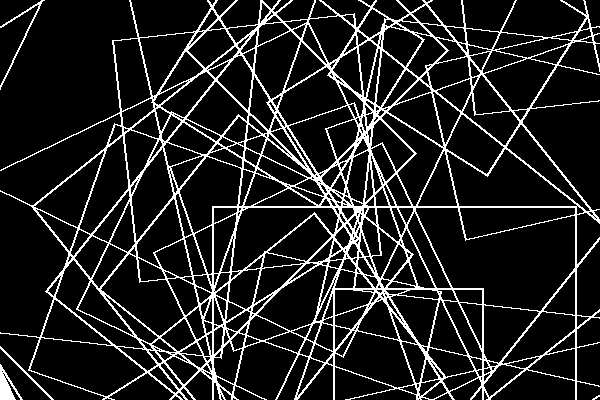
#> input picture session/proj_000/layer_000.png, 600 x 400 px; its folder holds only this picture in this run
$ python -i backdrop_outline.py   (imports and definitions only)
#> lines starting #> are read from the running program, lines starting #| are printed output that depends on the picture; after the words box and inside, x2 and y2 are one past the last pixel; in counts of white or black regions, pixels touching at a corner belong together
#> further down, picture is the input picture: PIL image 600x400 RGBA; mean R, G, B, A 33.6, 33.6, 33.6, 254.8
"""backdrop_outline.py — Backdrop & Soft Outline Generator for Layered.

Registered as a filter so the host's settings dialog drives live preview
automatically (see app.main_window._invoke_filter). Filter receives the
active layer image, returns the composite of (backdrop + sprite). To put
the backdrop on its own layer, duplicate the layer first, then run.
"""

from __future__ import annotations

import numpy as np
from PIL import Image, ImageFilter

from app.plugin_api import Plugin, PluginContext, Setting


def _build_backdrop(
    sprite: Image.Image,
    fill_rgba: tuple[int, int, int, int],
    expand: int,
    softness: float,
) -> Image.Image:
#> called with fill_rgba = (255, 255, 255, 255), expand = 14, softness = 10
    if sprite.mode != "RGBA":
        sprite = sprite.convert("RGBA")

    alpha = sprite.getchannel("A")
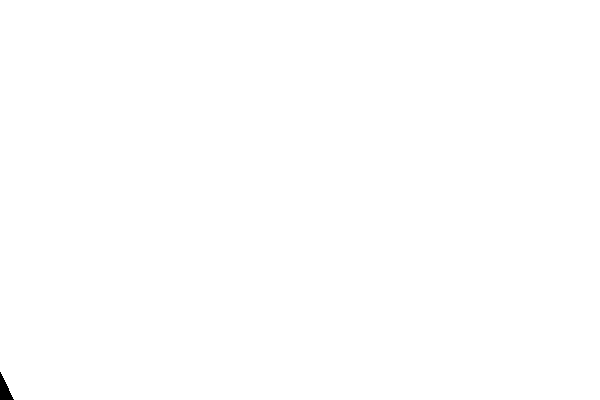
#> alpha: PIL image 600x400 L; 99.9% white; 1 black region, box (x1, y1, x2, y2) and area: (0, 372, 14, 400) 205

    if expand > 0:
        kernel = min(expand * 2 + 1, 201)
        dilated = alpha.filter(ImageFilter.MaxFilter(kernel))
#> dilated: PIL image 600x400 L; every value is 255
    else:
        dilated = alpha.copy()

    if softness > 0:
        blurred = dilated.filter(ImageFilter.GaussianBlur(radius=softness))
        orig = np.array(alpha, dtype=np.float32)
        blur = np.array(blurred, dtype=np.float32)
#> blur: shape (400, 600) float32; every value is 255
        mask = np.maximum(orig, blur)
        mask = Image.fromarray(np.clip(mask, 0, 255).astype(np.uint8), "L")
    else:
        mask = dilated

    r, g, b, a = fill_rgba
    if a < 255:
        m = np.array(mask, dtype=np.float32) * (a / 255.0)
        mask = Image.fromarray(np.clip(m, 0, 255).astype(np.uint8), "L")

    plate = Image.new("RGBA", sprite.size, (r, g, b, 255))
#> plate: PIL image 600x400 RGBA; every value is 255
    plate.putalpha(mask)
    return plate


def _filter_fn(
    img: Image.Image,
    *,
    fill_color: tuple[int, int, int, int] = (255, 255, 255, 255),
    expand: int = 14,
    softness: float = 10.0,
    bake: bool = True,
) -> Image.Image:
    sprite = img if img.mode == "RGBA" else img.convert("RGBA")

    rgba = tuple(int(v) for v in fill_color)
    fill_rgba = rgba if len(rgba) == 4 else (*rgba, 255)

    backdrop = _build_backdrop(sprite, fill_rgba, expand, softness)

    if not bake:
        return backdrop

    out = backdrop.copy()
    out.paste(sprite, (0, 0), sprite)
    return out


class BackdropOutlinePlugin(Plugin):
    name = "Backdrop Outline"
    version = "2.0.0"
    author = ""

    def register(self, ctx: PluginContext) -> None:
        ctx.register_filter(
            "Backdrop Outline",
            _filter_fn,
            settings=[
                Setting(
                    name="fill_color",
                    type="color",
                    default=(255, 255, 255, 255),
                    label="Fill Color",
                ),
                Setting(
                    name="expand",
                    type="int",
                    default=14,
                    label="Expand (px)",
                    min=0,
                    max=80,
                    step=1,
                ),
                Setting(
                    name="softness",
                    type="float",
                    default=10.0,
                    label="Softness",
                    min=0.0,
                    max=40.0,
                    step=0.5,
                ),
                Setting(
                    name="bake",
                    type="bool",
                    default=True,
                    label="Composite with sprite",
                ),
            ],
            category="Rouge",
        )

        ctx.logger.info("Backdrop Outline registered as filter (live preview).")

>>> from PIL import Image
>>> picture = Image.open('../session/proj_000/layer_000.png')
>>> result = _filter_fn(picture)
